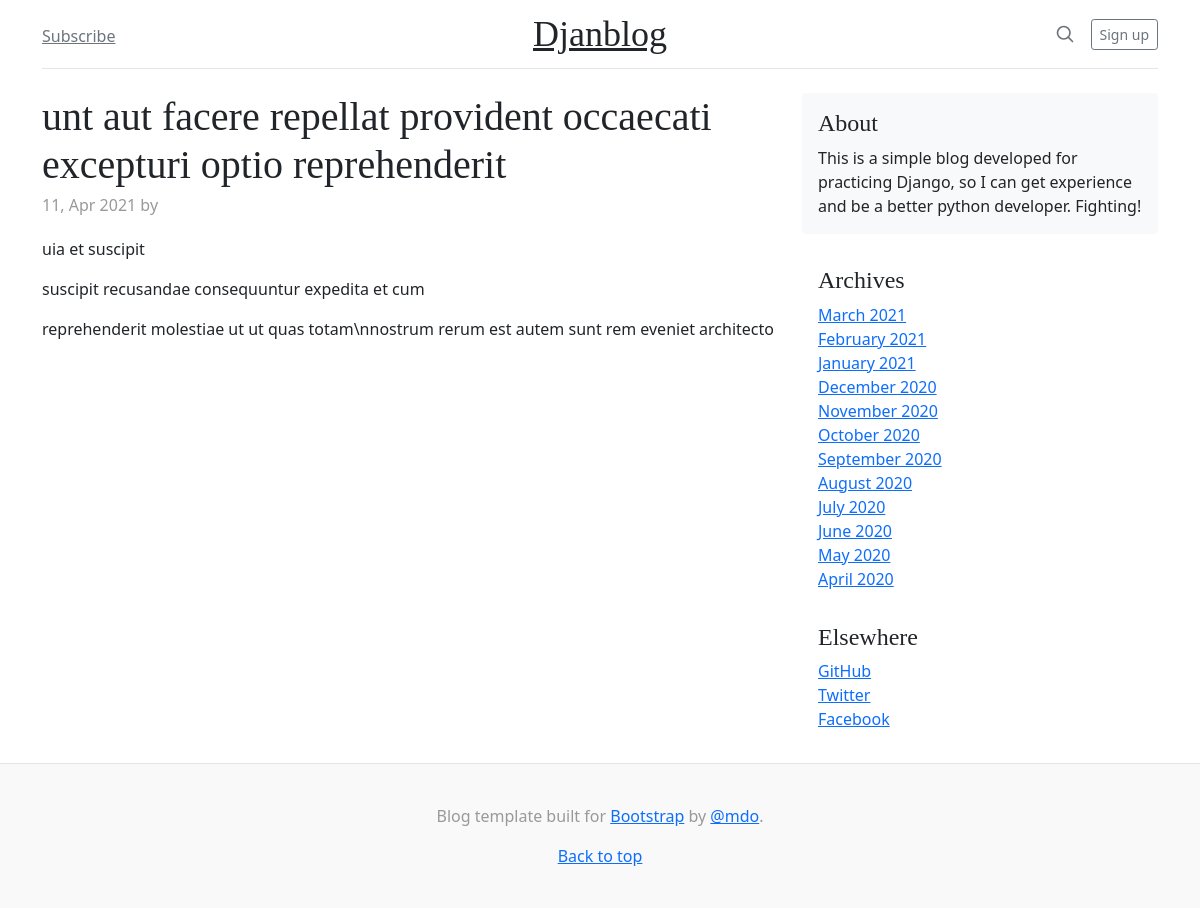
The page /posts/2 on the database its author committed.
### blog/models.py (models this page shows, shortened)
class Post(models.Model):
  title = models.CharField(max_length=255)
  summary = RichTextField(max_length=255)
  content = RichTextUploadingField()
  author = models.ForeignKey(User, on_delete=models.PROTECT)
  created_at = models.DateField(auto_now_add=True)

### blog/views.py (the view)
# urls.py: path('posts/<int:post_id>', views.post),
def post(request, post_id):
  post = Post.objects.get(pk=post_id)
  return render(request, 'post.html', {'post': post})

### templates/post.html
{% extends 'layout.html' %}
{% block content %}
  <div class="blog-post">
    <h2 class="blog-post-title">
      {{ post.title }}
    </h2>
    <p class="blog-post-meta">{{ post.created_at|date:'d, M Y' }} by <a href="#">{{ post.author.get_full_name }}</a></p>
    {{ post.content|safe }}
  </div>
{% endblock %}

### templates/layout.html (style rules this page uses)
h1, h2, h3, h4, h5, h6 { font-family: "Playfair Display", Georgia, "Times New Roman", serif; }
.blog-post { margin-bottom: 4rem; }
.blog-post-title { margin-bottom: .25rem; font-size: 2.5rem; }
.blog-post-meta { margin-bottom: 1.25rem; color: #999; }

### rows shown on the page
Post: title "unt aut facere repellat provident occaecati excepturi optio reprehenderit", created_at "11, Apr 2021", content "uia et suscipit suscipit recusandae consequuntur expedita et cum reprehenderit molestiae ut ut quas totam\\nnostrum rerum est autem sunt rem eveniet architecto"
